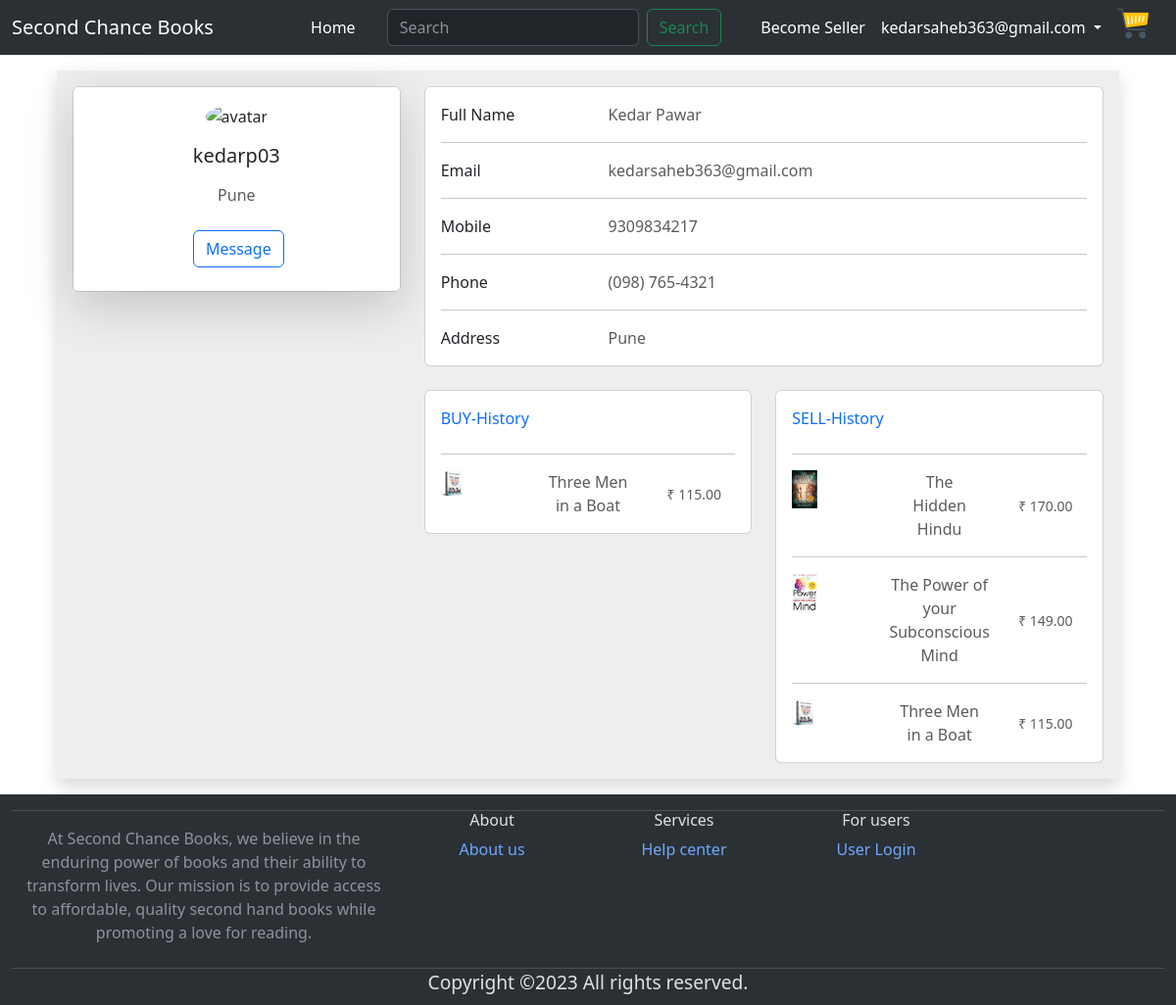
The app's page /bookview/profile (signed in) with its own data.
### myApp/models.py (models this page shows, shortened)
class User(AbstractUser):
    username = None
    name = models.CharField(max_length=122, null = True,unique=True)
    email = models.EmailField(unique=True)
    mobile = models.CharField(max_length=14)
    first_name = models.CharField(max_length = 100,blank=True, null=True)
    last_name = models.CharField(max_length = 100,blank=True, null=True)
    is_active = models.BooleanField(default=True)
    is_staff = models.BooleanField(default=False)
    date_joined = models.DateTimeField(auto_now_add=True)
    books_bought = models.ManyToManyField('bookView', related_name='bought_by')
    books_sold = models.ManyToManyField('bookView', related_name='sold_by')
    area_live = models.CharField(max_length=250)
    objects = UserManager()
    USERNAME_FIELD = 'email'
    REQUIRED_FIELDS = []

class bookView(models.Model):
    book_id = models.AutoField
    name = models.CharField(max_length=122)
    author = models.CharField(max_length=122)
    bookimage = models.ImageField(upload_to="images/",default="")
    genre = models.CharField(max_length=122,default="")
    pub_date = models.DateField()
    price = models.DecimalField(max_digits=8, decimal_places=2)
    desc = models.CharField(max_length=10000)
    digital = models.BooleanField(default=False, null = True, blank = False)
    time_used = models.CharField(max_length = 9,default="0 D", null=True, blank = True)

### myApp/views.py (the view)
# urls.py: path('bookview/profile',views.profile, name="Profile"),
def profile(request):
    if request.user.is_anonymous:
        messages.warning(request, "Kindly login to view profile-page")
        return redirect("/login")
    data = {
        'bought_books':request.user.books_bought.all(),
        'sold_books':request.user.books_sold.all()
    }
    return render(request,'profile.html',data)

### template/profile.html (shortened to what this page needs)
{% extends 'base.html' %}
{% block body %}
<section class="p-3 m-3 shadow" style="background-color: #eee;">
    <div class="row">
        <div class="col-lg-4">
            <div class="card mb-4">
                <div class="card-body text-center shadow-lg">
                    <img src="https://mdbcdn.b-cdn.net/img/Photos/new-templates/bootstrap-chat/ava3.webp" alt="avatar"
                        class="rounded-circle img-fluid" style="width: 150px;">
                    <h5 class="my-3">{{request.user.name}}</h5>
                    <p class="text-muted mb-4">{{request.user.area_live}}</p>
                    <div class="d-flex justify-content-center mb-2">
                        <button type="button" class="btn btn-outline-primary ms-1">Message</button>
                    </div>
                </div>
            </div>
        </div>
        <div class="col-lg-8">
            <div class="card mb-4">
                <div class="card-body">
                    <div class="row">
                        <div class="col-sm-3">
                            <p class="mb-0">Full Name</p>
                        </div>
                        <div class="col-sm-9">
                            <p class="text-muted mb-0">{{request.user.first_name}} {{request.user.last_name}}</p>
                        </div>
                    </div>
                    <hr>
                    <div class="row">
                        <div class="col-sm-3">
                            <p class="mb-0">Email</p>
                        </div>
                        <div class="col-sm-9">
                            <p class="text-muted mb-0">{{request.user.email}}</p>
                        </div>
                    </div>
                    <hr>
                    <div class="row">
                        <div class="col-sm-3">
                            <p class="mb-0">Mobile</p>
                        </div>
                        <div class="col-sm-9">
                            <p class="text-muted mb-0">{{request.user.mobile}}</p>
                        </div>
                    </div>
                    <hr>
                    <div class="row">
                        <div class="col-sm-3">
                            <p class="mb-0">Phone</p>
                        </div>
                        <div class="col-sm-9">
                            <p class="text-muted mb-0">(098) 765-4321</p>
                        </div>
                    </div>
                    <hr>
                    <div class="row">
                        <div class="col-sm-3">
                            <p class="mb-0">Address</p>
                        </div>
                        <div class="col-sm-9">
                            <p class="text-muted mb-0">{{request.user.area_live}}</p>
                        </div>
                    </div>
                </div>
            </div>
            <div class="row">
                <div class="col-md-6">
                    <div class="card mb-4 mb-md-0">
                        <div class="card-body">
                            <p class="mb-4"><span class="text-primary font-italic me-1">BUY-History</span>
                            </p>
                            {% for book in bought_books %}
                            <hr>
                            <div class="row">
                                <div class="col-md-4 ">
                                    <img src="/media/{{book.bookimage}}"
                                        class="img-fluid" alt="bookImg" height="30%" width="30%">
                                </div>
                                <div class="col-md-4 text-center d-flex justify-content-center align-items-center">
                                    <p class="text-muted mb-0">{{book.name}}</p>
                                </div>
                                <div class="col-md-4 text-center d-flex justify-content-center align-items-center ">
                                    <p class="text-muted mb-0 small">&#8377; {{book.price}}</p>
                                </div>
                            </div>
                            {% endfor %}
                        </div>
                    </div>
                </div>
                <div class="col-md-6">
                    <div class="card mb-4 mb-md-0">
                        <div class="card-body">
                            <p class="mb-4"><span class="text-primary font-italic me-1">SELL-History</span>
                            </p>
                            {% for book in sold_books %}
                            <hr>
                            <div class="row">
                                <div class="col-md-4 ">
                                    <img src="/media/{{book.bookimage}}"
                                        class="img-fluid" alt="bookImg" height="30%" width="30%">
                                </div>
                                <div class="col-md-4 text-center d-flex justify-content-center align-items-center">
                                    <p class="text-muted mb-0">{{book.name}}</p>
                                </div>
                                <div class="col-md-4 text-center d-flex justify-content-center align-items-center ">
                                    <p class="text-muted mb-0 small">&#8377; {{book.price}}</p>
                                </div>
                            </div>
                            {% endfor %}
                        </div>
                    </div>
                </div>
            </div>
        </div>
    </div>
</section>
{% endblock body %}

### template/base.html (shortened to what this page needs)
<!doctype html>
<html lang="en">
<head>
  <link href="https://cdn.jsdelivr.net/npm/bootstrap@5.3.0-alpha3/dist/css/bootstrap.min.css" rel="stylesheet"
>
  {%load static%}
  <link rel="stylesheet" type="text/css" href="{% static 'CSS/styles1.css' %}">
</head>
<body>
  <nav class="navbar navbar-expand-lg bg-dark bg-body-tertiary" data-bs-theme="dark">
    <div class="container-fluid">
      <a class="navbar-brand" href="#">Second Chance Books</a>
      <div class="collapse navbar-collapse justify-content-end" id="navbarSupportedContent">
        <ul class="navbar-nav me-4 mb-2 mb-lg-0">
          <li class="nav-item">
            <a class="nav-link active" aria-current="page" href="/">Home</a>
          </li>
        </ul>
        <form class="d-flex" role="search">
          <input class="form-control me-2" type="search" name='searchctg' placeholder="Search" aria-label="Search">
          <button class="btn btn-outline-success me-4" type="submit">Search</button>
        </form>
        <ul class="navbar-nav  mb-2 mb-lg-0 px-2">
          <li class="nav-item">
            <a class="nav-link active" href="sellbook">Become Seller</a>
          </li>
          {% if user.is_authenticated %}
          <li class="nav-item dropdown">
            <a class="nav-link active dropdown-toggle" href="#" role="button" data-bs-toggle="dropdown"
              aria-expanded="false">
              {{request.user.email}}
            </a>
          </li>
          <li class="nav-item px-2 align-bottom">
            <a href="cart"><img src="{% static 'Images/carts.png'%}" alt=".."></a>
          </li>
          {% else %}
          <a type="button" class="btn btn-outline-light mx-2" href='login'>Login</a>
          {% endif %}
        </ul>
      </div>
    </div>
  </nav>
  <div class="container">{% block body %}{% endblock body %}</div>
  <div class="container-fluid bg-dark bg-body-tertiary text-center mt-3 pt-3" data-bs-theme="dark">
    <footer class="section-footer border-top">
      <div class="container-fluid">
        <section class="footer-top">
          <div class="row">
            <aside class="col-md-4">
              <article class="mr-3">
                <p class="mt-3 description text-muted">At Second Chance Books, we believe in the enduring power of books and their ability to transform lives. Our mission is to provide access to affordable, quality second hand books while promoting a love for reading.
                </p>
              </article>
            </aside>
            <aside class="col-sm-2 col-md-2">
              <h6 class="title text-dark-emphasis">About</h6>
              <ul class="list-unstyled">
                <li> <a style="text-decoration: none;" href="#" data-abc="true">About us</a></li>
              </ul>
            </aside>
            <aside class="col-sm-3 col-md-2">
              <h6 class="title text-dark-emphasis">Services</h6>
              <ul class="list-unstyled">
                <li> <a style="text-decoration: none;" href="#" data-abc="true">Help center</a></li>
              </ul>
            </aside>
            <aside class="col-sm-3 col-md-2">
              <h6 class="title text-dark-emphasis">For users</h6>
              <ul class="list-unstyled">
                <li> <a style="text-decoration: none;" href="login" data-abc="true"> User Login </a></li>
              </ul>
            </aside>
          </div>
        </section>
      </div>
      <div class="py-2"><section class="footer-copyright border-top text-dark-emphasis">
         <big>Copyright &copy;2023 All rights reserved.</big>
      </section></div>
    </footer>
  </div>
</body>
</html>

### static/CSS/styles1.css (style rules this page uses)
body { background-size: cover; }

### records on screen
User: user.email "kedarsaheb363@gmail.com", user.name "kedarp03", user.area_live "Pune", user.first_name "Kedar", user.last_name "Pawar", user.mobile "9309834217"
bookView: bookimage (picture), name "Three Men in a Boat", price "115.00"
bookView: bookimage (picture), name "The Hidden Hindu", price "170.00"
bookView: bookimage (picture), name "The Power of your Subconscious Mind", price "149.00"
